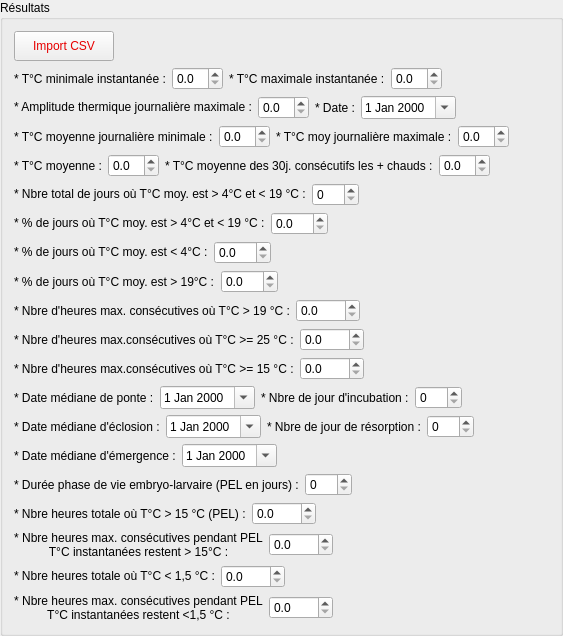
         <widget class="QGroupBox" name="groupBox_5">
          <property name="title">
           <string>Résultats</string>
          </property>
          <layout class="QVBoxLayout" name="verticalLayout_3">
           <item>
            <layout class="QHBoxLayout" name="horizontalLayout_2">
             <item>
              <widget class="QPushButton" name="btnImpCsv">
               <property name="minimumSize">
                <size>
                 <width>100</width>
                 <height>30</height>
                </size>
               </property>
               <property name="maximumSize">
                <size>
                 <width>100</width>
                 <height>16777215</height>
                </size>
               </property>
               <property name="font">
                <font>
                 <family>MS Shell Dlg 2</family>
                 <pointsize>9</pointsize>
                 <weight>50</weight>
                 <italic>false</italic>
                 <bold>false</bold>
                 <underline>false</underline>
                 <stylestrategy>PreferDefault</stylestrategy>
                 <kerning>true</kerning>
                </font>
               </property>
               <property name="styleSheet">
                <string notr="true">color: rgb(231, 0, 0)</string>
               </property>
               <property name="text">
                <string>Import CSV</string>
               </property>
              </widget>
             </item>
             <item>
              <spacer name="horizontalSpacer_7">
               <property name="orientation">
                <enum>Qt::Horizontal</enum>
               </property>
               <property name="sizeType">
                <enum>QSizePolicy::Expanding</enum>
               </property>
               <property name="sizeHint" stdset="0">
                <size>
                 <width>40</width>
                 <height>20</height>
                </size>
               </property>
              </spacer>
             </item>
            </layout>
           </item>
           <item>
            <layout class="QHBoxLayout" name="horizontalLayout_58">
             <item>
              <layout class="QHBoxLayout" name="horizontalLayout_25">
               <item>
                <widget class="QLabel" name="label_23">
                 <property name="text">
                  <string>* T°C minimale instantanée :</string>
                 </property>
                </widget>
               </item>
               <item>
                <widget class="QDoubleSpinBox" name="spnTiMin">
                 <property name="decimals">
                  <number>1</number>
                 </property>
                 <property name="maximum">
                  <double>99.000000000000000</double>
                 </property>
                </widget>
               </item>
              </layout>
             </item>
             <item>
              <layout class="QHBoxLayout" name="horizontalLayout_27">
               <item>
                <widget class="QLabel" name="label_25">
                 <property name="text">
                  <string>* T°C maximale instantanée :</string>
                 </property>
                </widget>
               </item>
               <item>
                <widget class="QDoubleSpinBox" name="spnTiMax">
                 <property name="decimals">
                  <number>1</number>
                 </property>
                 <property name="maximum">
                  <double>99.000000000000000</double>
                 </property>
                </widget>
               </item>
              </layout>
             </item>
             <item>
              <spacer name="horizontalSpacer_2">
               <property name="orientation">
                <enum>Qt::Horizontal</enum>
               </property>
               <property name="sizeHint" stdset="0">
                <size>
                 <width>40</width>
                 <height>20</height>
                </size>
               </property>
              </spacer>
             </item>
            </layout>
           </item>
           <item>
            <layout class="QHBoxLayout" name="horizontalLayout_30">
             <item>
              <layout class="QHBoxLayout" name="horizontalLayout_28">
               <item>
                <widget class="QLabel" name="label_26">
                 <property name="text">
                  <string>&lt;html&gt;&lt;head/&gt;&lt;body&gt;&lt;p&gt;* Amplitude thermique journalière maximale :&lt;/p&gt;&lt;/body&gt;&lt;/html&gt;</string>
                 </property>
                 <property name="alignment">
                  <set>Qt::AlignCenter</set>
                 </property>
                </widget>
               </item>
               <item>
                <widget class="QDoubleSpinBox" name="spnAjmaxTi">
                 <property name="decimals">
                  <number>1</number>
                 </property>
                 <property name="maximum">
                  <double>99.000000000000000</double>
                 </property>
                </widget>
               </item>
              </layout>
             </item>
             <item>
              <layout class="QHBoxLayout" name="horizontalLayout_29">
               <item>
                <widget class="QLabel" name="label_27">
                 <property name="text">
                  <string>* Date :</string>
                 </property>
                </widget>
               </item>
               <item>
                <widget class="QDateEdit" name="dateAjmaxTi">
                 <property name="sizePolicy">
                  <sizepolicy hsizetype="Fixed" vsizetype="Fixed">
                   <horstretch>0</horstretch>
                   <verstretch>0</verstretch>
                  </sizepolicy>
                 </property>
                 <property name="calendarPopup">
                  <bool>true</bool>
                 </property>
                </widget>
               </item>
              </layout>
             </item>
             <item>
              <spacer name="horizontalSpacer_3">
               <property name="orientation">
                <enum>Qt::Horizontal</enum>
               </property>
               <property name="sizeHint" stdset="0">
                <size>
                 <width>40</width>
                 <height>20</height>
                </size>
               </property>
              </spacer>
             </item>
            </layout>
           </item>
           <item>
            <layout class="QHBoxLayout" name="horizontalLayout_36">
             <item>
              <layout class="QHBoxLayout" name="horizontalLayout_31">
               <item>
                <widget class="QLabel" name="label_32">
                 <property name="text">
                  <string>* T°C moyenne journalière minimale :</string>
                 </property>
                </widget>
               </item>
               <item>
                <widget class="QDoubleSpinBox" name="spnTmjMin">
                 <property name="decimals">
                  <number>1</number>
                 </property>
                 <property name="maximum">
                  <double>99.000000000000000</double>
                 </property>
                </widget>
               </item>
              </layout>
             </item>
             <item>
              <layout class="QHBoxLayout" name="horizontalLayout_34">
               <item>
                <widget class="QLabel" name="label_33">
                 <property name="text">
                  <string>* T°C moy journalière maximale :</string>
                 </property>
                </widget>
               </item>
               <item>
                <widget class="QDoubleSpinBox" name="spnTmjMax">
                 <property name="decimals">
                  <number>1</number>
                 </property>
                 <property name="maximum">
                  <double>99.000000000000000</double>
                 </property>
                </widget>
               </item>
              </layout>
             </item>
             <item>
              <spacer name="horizontalSpacer_4">
               <property name="orientation">
                <enum>Qt::Horizontal</enum>
               </property>
               <property name="sizeHint" stdset="0">
                <size>
                 <width>40</width>
                 <height>20</height>
                </size>
               </property>
              </spacer>
             </item>
            </layout>
           </item>
           <item>
            <layout class="QHBoxLayout" name="horizontalLayout_59"/>
           </item>
           <item>
            <layout class="QHBoxLayout" name="horizontalLayout_39">
             <item>
              <widget class="QLabel" name="label_34">
               <property name="text">
                <string>* T°C moyenne :</string>
               </property>
              </widget>
             </item>
             <item>
              <widget class="QDoubleSpinBox" name="spnTmpMoy">
               <property name="decimals">
                <number>1</number>
               </property>
               <property name="maximum">
                <double>99.000000000000000</double>
               </property>
              </widget>
             </item>
             <item>
              <widget class="QLabel" name="label">
               <property name="text">
                <string>* T°C moyenne des 30j. consécutifs les + chauds :</string>
               </property>
              </widget>
             </item>
             <item>
              <widget class="QDoubleSpinBox" name="spnTm30jMax">
               <property name="decimals">
                <number>1</number>
               </property>
               <property name="maximum">
                <double>99.000000000000000</double>
               </property>
              </widget>
             </item>
             <item>
              <spacer name="horizontalSpacer_27">
               <property name="orientation">
                <enum>Qt::Horizontal</enum>
               </property>
               <property name="sizeHint" stdset="0">
                <size>
                 <width>40</width>
                 <height>20</height>
                </size>
               </property>
              </spacer>
             </item>
            </layout>
           </item>
           <item>
            <layout class="QHBoxLayout" name="horizontalLayout_62">
             <item>
              <widget class="QLabel" name="label_49">
               <property name="text">
                <string>* Nbre total de jours où T°C moy. est &gt; 4°C et &lt; 19 °C :</string>
               </property>
              </widget>
             </item>
             <item>
              <widget class="QSpinBox" name="spnNbjTmj4_19">
               <property name="maximum">
                <number>999</number>
               </property>
              </widget>
             </item>
             <item>
              <spacer name="horizontalSpacer_29">
               <property name="orientation">
                <enum>Qt::Horizontal</enum>
               </property>
               <property name="sizeHint" stdset="0">
                <size>
                 <width>40</width>
                 <height>20</height>
                </size>
               </property>
              </spacer>
             </item>
            </layout>
           </item>
           <item>
            <layout class="QHBoxLayout" name="horizontalLayout_40">
             <item>
              <widget class="QLabel" name="label_35">
               <property name="text">
                <string>* % de jours où T°C moy. est &gt; 4°C et &lt; 19 °C :</string>
               </property>
              </widget>
             </item>
             <item>
              <widget class="QDoubleSpinBox" name="spnTmj4_19">
               <property name="decimals">
                <number>1</number>
               </property>
              </widget>
             </item>
             <item>
              <spacer name="horizontalSpacer_6">
               <property name="orientation">
                <enum>Qt::Horizontal</enum>
               </property>
               <property name="sizeHint" stdset="0">
                <size>
                 <width>40</width>
                 <height>20</height>
                </size>
               </property>
              </spacer>
             </item>
            </layout>
           </item>
           <item>
            <layout class="QHBoxLayout" name="horizontalLayout_41">
             <item>
              <widget class="QLabel" name="label_36">
               <property name="text">
                <string>* % de jours où T°C moy. est &lt; 4°C :</string>
               </property>
              </widget>
             </item>
             <item>
              <widget class="QDoubleSpinBox" name="spnTmjInf4">
               <property name="decimals">
                <number>1</number>
               </property>
              </widget>
             </item>
             <item>
              <spacer name="horizontalSpacer_14">
               <property name="orientation">
                <enum>Qt::Horizontal</enum>
               </property>
               <property name="sizeHint" stdset="0">
                <size>
                 <width>40</width>
                 <height>20</height>
                </size>
               </property>
              </spacer>
             </item>
            </layout>
           </item>
           <item>
            <layout class="QHBoxLayout" name="horizontalLayout_42">
             <item>
              <widget class="QLabel" name="label_37">
               <property name="text">
                <string>* % de jours où T°C moy. est &gt; 19°C :</string>
               </property>
              </widget>
             </item>
             <item>
              <widget class="QDoubleSpinBox" name="spnTmjSup19">
               <property name="decimals">
                <number>1</number>
               </property>
              </widget>
             </item>
             <item>
              <spacer name="horizontalSpacer_15">
               <property name="orientation">
                <enum>Qt::Horizontal</enum>
               </property>
               <property name="sizeHint" stdset="0">
                <size>
                 <width>40</width>
                 <height>20</height>
                </size>
               </property>
              </spacer>
             </item>
            </layout>
           </item>
           <item>
            <layout class="QHBoxLayout" name="horizontalLayout_43">
             <item>
              <widget class="QLabel" name="label_38">
               <property name="text">
                <string>* Nbre d'heures max. consécutives où T°C &gt; 19 °C :</string>
               </property>
              </widget>
             </item>
             <item>
              <widget class="QDoubleSpinBox" name="spnCsfSup19">
               <property name="decimals">
                <number>1</number>
               </property>
               <property name="maximum">
                <double>9999.000000000000000</double>
               </property>
              </widget>
             </item>
             <item>
              <spacer name="horizontalSpacer_17">
               <property name="orientation">
                <enum>Qt::Horizontal</enum>
               </property>
               <property name="sizeHint" stdset="0">
                <size>
                 <width>40</width>
                 <height>20</height>
                </size>
               </property>
              </spacer>
             </item>
            </layout>
           </item>
           <item>
            <layout class="QHBoxLayout" name="horizontalLayout_44">
             <item>
              <widget class="QLabel" name="label_31">
               <property name="text">
                <string>* Nbre d'heures max.consécutives où T°C &gt;= 25 °C :</string>
               </property>
              </widget>
             </item>
             <item>
              <widget class="QDoubleSpinBox" name="spnCsfSupeg25">
               <property name="decimals">
                <number>1</number>
               </property>
               <property name="maximum">
                <double>9999.000000000000000</double>
               </property>
              </widget>
             </item>
             <item>
              <spacer name="horizontalSpacer_18">
               <property name="orientation">
                <enum>Qt::Horizontal</enum>
               </property>
               <property name="sizeHint" stdset="0">
                <size>
                 <width>40</width>
                 <height>20</height>
                </size>
               </property>
              </spacer>
             </item>
            </layout>
           </item>
           <item>
            <layout class="QHBoxLayout" name="horizontalLayout_57">
             <item>
              <widget class="QLabel" name="label_50">
               <property name="text">
                <string>* Nbre d'heures max.consécutives où T°C &gt;= 15 °C :</string>
               </property>
              </widget>
             </item>
             <item>
              <widget class="QDoubleSpinBox" name="spnCsfSupeg15">
               <property name="decimals">
                <number>1</number>
               </property>
               <property name="maximum">
                <double>9999.000000000000000</double>
               </property>
              </widget>
             </item>
             <item>
              <spacer name="horizontalSpacer_28">
               <property name="orientation">
                <enum>Qt::Horizontal</enum>
               </property>
               <property name="sizeHint" stdset="0">
                <size>
                 <width>40</width>
                 <height>20</height>
                </size>
               </property>
              </spacer>
             </item>
            </layout>
           </item>
           <item>
            <layout class="QHBoxLayout" name="horizontalLayout_60">
             <item>
              <layout class="QHBoxLayout" name="horizontalLayout_45">
               <item>
                <widget class="QLabel" name="label_39">
                 <property name="text">
                  <string>* Date médiane de ponte :</string>
                 </property>
                </widget>
               </item>
               <item>
                <widget class="QDateEdit" name="datePonte">
                 <property name="sizePolicy">
                  <sizepolicy hsizetype="Fixed" vsizetype="Fixed">
                   <horstretch>0</horstretch>
                   <verstretch>0</verstretch>
                  </sizepolicy>
                 </property>
                 <property name="calendarPopup">
                  <bool>true</bool>
                 </property>
                </widget>
               </item>
              </layout>
             </item>
             <item>
              <layout class="QHBoxLayout" name="horizontalLayout_46">
               <item>
                <widget class="QLabel" name="label_40">
                 <property name="text">
                  <string>* Nbre de jour d'incubation :</string>
                 </property>
                </widget>
               </item>
               <item>
                <widget class="QSpinBox" name="spnIncubation">
                 <property name="maximum">
                  <number>999</number>
                 </property>
                </widget>
               </item>
              </layout>
             </item>
             <item>
              <spacer name="horizontalSpacer_19">
               <property name="orientation">
                <enum>Qt::Horizontal</enum>
               </property>
               <property name="sizeHint" stdset="0">
                <size>
                 <width>40</width>
                 <height>20</height>
                </size>
               </property>
              </spacer>
             </item>
            </layout>
           </item>
           <item>
            <layout class="QHBoxLayout" name="horizontalLayout_61">
             <item>
              <layout class="QHBoxLayout" name="horizontalLayout_47">
               <item>
                <widget class="QLabel" name="label_41">
                 <property name="text">
                  <string>* Date médiane d'éclosion :</string>
                 </property>
                </widget>
               </item>
               <item>
                <widget class="QDateEdit" name="dateEclosion">
                 <property name="sizePolicy">
                  <sizepolicy hsizetype="Fixed" vsizetype="Fixed">
                   <horstretch>0</horstretch>
                   <verstretch>0</verstretch>
                  </sizepolicy>
                 </property>
                 <property name="calendarPopup">
                  <bool>true</bool>
                 </property>
                </widget>
               </item>
              </layout>
             </item>
             <item>
              <layout class="QHBoxLayout" name="horizontalLayout_48">
               <item>
                <widget class="QLabel" name="label_42">
                 <property name="text">
                  <string>* Nbre de jour de résorption :</string>
                 </property>
                </widget>
               </item>
               <item>
                <widget class="QSpinBox" name="spnResorption">
                 <property name="maximum">
                  <number>999</number>
                 </property>
                </widget>
               </item>
              </layout>
             </item>
             <item>
              <spacer name="horizontalSpacer_20">
               <property name="orientation">
                <enum>Qt::Horizontal</enum>
               </property>
               <property name="sizeHint" stdset="0">
                <size>
                 <width>40</width>
                 <height>20</height>
                </size>
               </property>
              </spacer>
             </item>
            </layout>
           </item>
           <item>
            <layout class="QHBoxLayout" name="horizontalLayout_49">
             <item>
              <widget class="QLabel" name="label_43">
               <property name="text">
                <string>* Date médiane d'émergence :</string>
               </property>
              </widget>
             </item>
             <item>
              <widget class="QDateEdit" name="dateEmergence">
               <property name="sizePolicy">
                <sizepolicy hsizetype="Fixed" vsizetype="Fixed">
                 <horstretch>0</horstretch>
                 <verstretch>0</verstretch>
                </sizepolicy>
               </property>
               <property name="calendarPopup">
                <bool>true</bool>
               </property>
              </widget>
             </item>
             <item>
              <spacer name="horizontalSpacer_21">
               <property name="orientation">
                <enum>Qt::Horizontal</enum>
               </property>
               <property name="sizeHint" stdset="0">
                <size>
                 <width>40</width>
                 <height>20</height>
                </size>
               </property>
              </spacer>
             </item>
            </layout>
           </item>
           <item>
            <layout class="QHBoxLayout" name="horizontalLayout_50">
             <item>
              <widget class="QLabel" name="label_46">
               <property name="text">
                <string>* Durée phase de vie embryo-larvaire (PEL en jours) :</string>
               </property>
              </widget>
             </item>
             <item>
              <widget class="QSpinBox" name="spnNbjPel">
               <property name="maximum">
                <number>999</number>
               </property>
              </widget>
             </item>
             <item>
              <spacer name="horizontalSpacer_22">
               <property name="orientation">
                <enum>Qt::Horizontal</enum>
               </property>
               <property name="sizeHint" stdset="0">
                <size>
                 <width>40</width>
                 <height>20</height>
                </size>
               </property>
              </spacer>
             </item>
            </layout>
           </item>
           <item>
            <layout class="QHBoxLayout" name="horizontalLayout_51">
             <item>
              <widget class="QLabel" name="label_45">
               <property name="text">
                <string>* Nbre heures totale où T°C &gt; 15 °C (PEL) :</string>
               </property>
              </widget>
             </item>
             <item>
              <widget class="QDoubleSpinBox" name="spnSup15pel">
               <property name="decimals">
                <number>1</number>
               </property>
               <property name="maximum">
                <double>9999.000000000000000</double>
               </property>
              </widget>
             </item>
             <item>
              <spacer name="horizontalSpacer_23">
               <property name="orientation">
                <enum>Qt::Horizontal</enum>
               </property>
               <property name="sizeHint" stdset="0">
                <size>
                 <width>40</width>
                 <height>20</height>
                </size>
               </property>
              </spacer>
             </item>
            </layout>
           </item>
           <item>
            <layout class="QHBoxLayout" name="horizontalLayout_52">
             <item>
              <widget class="QLabel" name="label_44">
               <property name="text">
                <string>&lt;html&gt;&lt;head/&gt;&lt;body&gt;&lt;p&gt;* Nbre heures max. consécutives pendant PEL&lt;br/&gt;T°C instantanées restent &amp;gt; 15°C :&lt;/p&gt;&lt;/body&gt;&lt;/html&gt;</string>
               </property>
               <property name="alignment">
                <set>Qt::AlignCenter</set>
               </property>
              </widget>
             </item>
             <item>
              <widget class="QDoubleSpinBox" name="spnCsfSup15pel">
               <property name="decimals">
                <number>1</number>
               </property>
               <property name="maximum">
                <double>9999.000000000000000</double>
               </property>
              </widget>
             </item>
             <item>
              <spacer name="horizontalSpacer_24">
               <property name="orientation">
                <enum>Qt::Horizontal</enum>
               </property>
               <property name="sizeHint" stdset="0">
                <size>
                 <width>40</width>
                 <height>20</height>
                </size>
               </property>
              </spacer>
             </item>
            </layout>
           </item>
           <item>
            <layout class="QHBoxLayout" name="horizontalLayout_53">
             <item>
              <widget class="QLabel" name="label_47">
               <property name="text">
                <string>* Nbre heures totale où T°C &lt; 1,5 °C :</string>
               </property>
              </widget>
             </item>
             <item>
              <widget class="QDoubleSpinBox" name="spnInf1_5pel">
               <property name="decimals">
                <number>1</number>
               </property>
               <property name="maximum">
                <double>9999.000000000000000</double>
               </property>
              </widget>
             </item>
             <item>
              <spacer name="horizontalSpacer_25">
               <property name="orientation">
                <enum>Qt::Horizontal</enum>
               </property>
               <property name="sizeHint" stdset="0">
                <size>
                 <width>40</width>
                 <height>20</height>
                </size>
               </property>
              </spacer>
             </item>
            </layout>
           </item>
           <item>
            <layout class="QHBoxLayout" name="horizontalLayout_54">
             <item>
              <widget class="QLabel" name="label_48">
               <property name="text">
                <string>&lt;html&gt;&lt;head/&gt;&lt;body&gt;&lt;p align=&quot;center&quot;&gt;* Nbre heures max. consécutives pendant PEL&lt;br/&gt;T°C instantanées restent &amp;lt;1,5 °C :&lt;/p&gt;&lt;/body&gt;&lt;/html&gt;</string>
               </property>
              </widget>
             </item>
             <item>
              <widget class="QDoubleSpinBox" name="spnCsfInf1_5pel">
               <property name="decimals">
                <number>1</number>
               </property>
               <property name="maximum">
                <double>9999.000000000000000</double>
               </property>
              </widget>
             </item>
             <item>
              <spacer name="horizontalSpacer_26">
               <property name="orientation">
                <enum>Qt::Horizontal</enum>
               </property>
               <property name="sizeHint" stdset="0">
                <size>
                 <width>40</width>
                 <height>20</height>
                </size>
               </property>
              </spacer>
             </item>
            </layout>
           </item>
          </layout>
         </widget>
